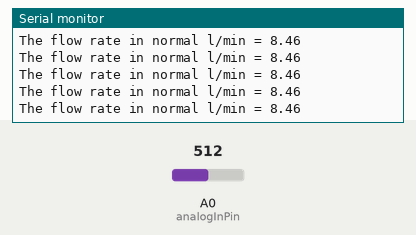
Simulated run of this sketch. Board: Arduino Uno, built with avr-gcc and run on an emulated ATmega328P. Parts: the last lines printed to the serial monitor. The test bench sets the inputs (shaded band); at power-on: A0 (analogInPin) = 512.

Above: at 1.2 s.
1.3 s: A0 (analogInPin) set to 716
At 1.32 s:
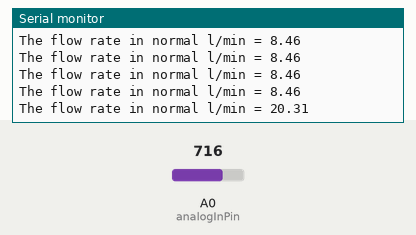
2.8 s: A0 (analogInPin) set to 900
At 2.83 s:
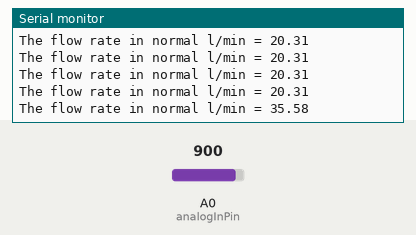
Timing chart, 0 to 5.8 s (numbered marks = the images above; inputs shaded):
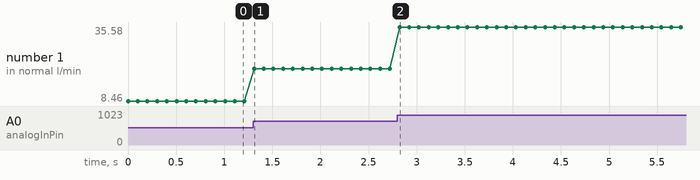

The sketch:

flowMeterReadout.ino
```cpp
/*
  Reads an analog input pin in and maps the result to a flow for Omron D6F 50A6
*/

// Assign pins
const int analogInPin = A0;  // Analog input pin that the sensor is attached to

// Initialise vars
int rawInput = 0;  // value read from the flowmeter in a digital form
float sensorVout = 0;  // value read converted to an analog 5v range form
float flowValue = 0;  // value read converted to a flow rate in normal l/min

void setup() {
  Serial.begin(9600);  // initialize serial communications at 9600 bps:
}

void loop() {
  // read the analog in value:
  rawInput = analogRead(analogInPin);
  // map it to the range of 5v:
  sensorVout = rawInput*(5/1023.0);  // ADC 10-bit
  // map it to voltage in l/min
  if (sensorVout>1) {
    flowValue = 2.685*pow(sensorVout, 2) - 4.225*sensorVout + 2.216;
  } else {
    flowValue=0;
  }
  // print the results to the Serial Monitor:
  Serial.print("The flow rate in normal l/min = ");
  Serial.println(flowValue);

  // Allow ADC to settle
  delay(100);
}
```

Measured:
- after the input at 1.3 s, the serial monitor: prints a new line at once (image 1)
- after the input at 2.8 s, the serial monitor: prints a new line at once (image 2)
- plotted number 1: 8.46 → 20.31 after the input at 1.3 s, 20.31 → 35.58 after the input at 2.8 s
